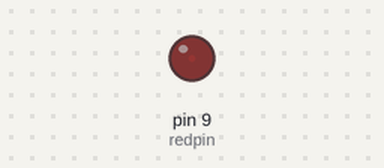
A sketch run on a simulated Arduino Uno, built with avr-gcc and run on an emulated ATmega328P. On the bench: output pins drawn as LEDs (lit = HIGH).

Above: at 0.05 s.
At 1.15 s:
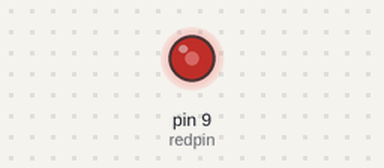
At 2.3 s:
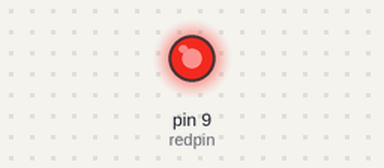
At 4.55 s:
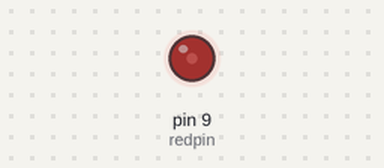
Timing chart, 0 to 6.6 s (numbered marks = the images above):
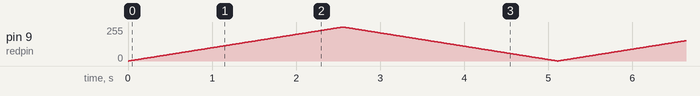

The sketch:

led_qui_respire1.ino
```cpp
// C++ code
//
int redpin = 9;
int delai_temps = 10;
void setup()
{
  pinMode(redpin, OUTPUT);
}

void loop()
{
  for(int i = 0; i < 255;i++){
  analogWrite(redpin,i);
  delay(delai_temps); // Wait
  }
  for(int i = 255; i >0;i--){
  analogWrite(redpin,i);
  delay(delai_temps); // Wait
  }
}
```
